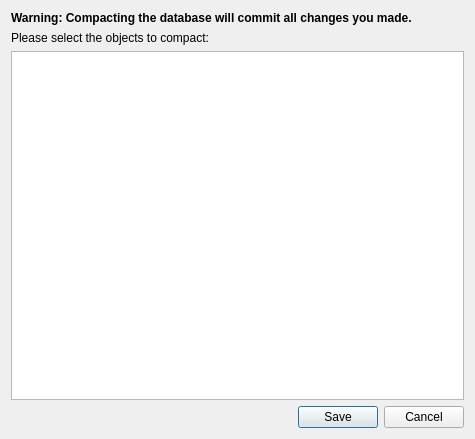
<?xml version="1.0" encoding="UTF-8"?>
<ui version="4.0">
 <class>VacuumDialog</class>
 <widget class="QDialog" name="VacuumDialog">
  <property name="geometry">
   <rect>
    <x>0</x>
    <y>0</y>
    <width>475</width>
    <height>439</height>
   </rect>
  </property>
  <property name="windowTitle">
   <string>Compact Database</string>
  </property>
  <layout class="QVBoxLayout" name="verticalLayout">
   <item>
    <widget class="QLabel" name="labelSavepointWarning">
     <property name="font">
      <font>
       <weight>75</weight>
       <bold>true</bold>
      </font>
     </property>
     <property name="text">
      <string>Warning: Compacting the database will commit all changes you made.</string>
     </property>
     <property name="wordWrap">
      <bool>true</bool>
     </property>
     <property name="margin">
      <number>5</number>
     </property>
    </widget>
   </item>
   <item>
    <widget class="QLabel" name="label">
     <property name="text">
      <string>Please select the objects to compact:</string>
     </property>
     <property name="buddy">
      <cstring>treeSelectedObjects</cstring>
     </property>
    </widget>
   </item>
   <item>
    <widget class="QTreeWidget" name="treeSelectedObjects">
     <property name="editTriggers">
      <set>QAbstractItemView::NoEditTriggers</set>
     </property>
     <property name="showDropIndicator" stdset="0">
      <bool>false</bool>
     </property>
     <property name="selectionMode">
      <enum>QAbstractItemView::ExtendedSelection</enum>
     </property>
     <property name="rootIsDecorated">
      <bool>false</bool>
     </property>
     <property name="itemsExpandable">
      <bool>false</bool>
     </property>
     <property name="expandsOnDoubleClick">
      <bool>false</bool>
     </property>
     <attribute name="headerVisible">
      <bool>false</bool>
     </attribute>
     <column>
      <property name="text">
       <string notr="true">1</string>
      </property>
     </column>
    </widget>
   </item>
   <item>
    <widget class="QDialogButtonBox" name="buttonBox">
     <property name="orientation">
      <enum>Qt::Horizontal</enum>
     </property>
     <property name="standardButtons">
      <set>QDialogButtonBox::Cancel|QDialogButtonBox::Save</set>
     </property>
    </widget>
   </item>
  </layout>
 </widget>
 <tabstops>
  <tabstop>treeSelectedObjects</tabstop>
  <tabstop>buttonBox</tabstop>
 </tabstops>
 <resources/>
 <connections>
  <connection>
   <sender>buttonBox</sender>
   <signal>accepted()</signal>
   <receiver>VacuumDialog</receiver>
   <slot>accept()</slot>
   <hints>
    <hint type="sourcelabel">
     <x>222</x>
     <y>374</y>
    </hint>
    <hint type="destinationlabel">
     <x>157</x>
     <y>274</y>
    </hint>
   </hints>
  </connection>
  <connection>
   <sender>buttonBox</sender>
   <signal>rejected()</signal>
   <receiver>VacuumDialog</receiver>
   <slot>reject()</slot>
   <hints>
    <hint type="sourcelabel">
     <x>290</x>
     <y>380</y>
    </hint>
    <hint type="destinationlabel">
     <x>286</x>
     <y>274</y>
    </hint>
   </hints>
  </connection>
 </connections>
</ui>
